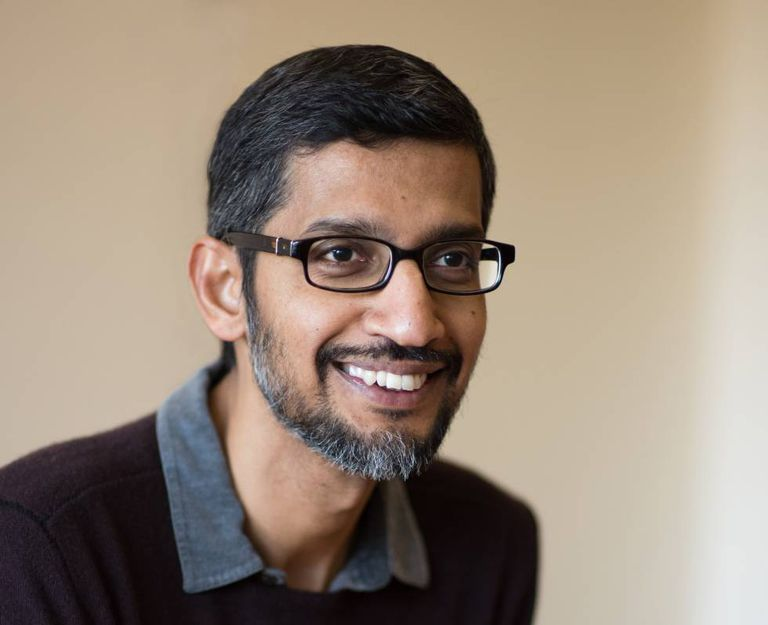
#> input picture smile.jpg, 768 x 625 px, given in place of the camera
$ python livesketch_with_tracker.py
#> lines starting #> are read from the running program, lines starting #| are printed output that depends on the picture
import cv2
import numpy as np

def nothing(x):
    pass

cap=cv2.VideoCapture(0)
cv2.namedWindow('sketch')

cv2.createTrackbar('LTC','sketch',0,255,nothing)
cv2.createTrackbar('UTC','sketch',0,255,nothing)

while True:
    ret,frame=cap.read()
#> frame is the input picture: shape (625, 768, 3); mean B, G, R 121.3, 135.8, 151.6

    image=cv2.cvtColor(frame,cv2.COLOR_BGR2GRAY)
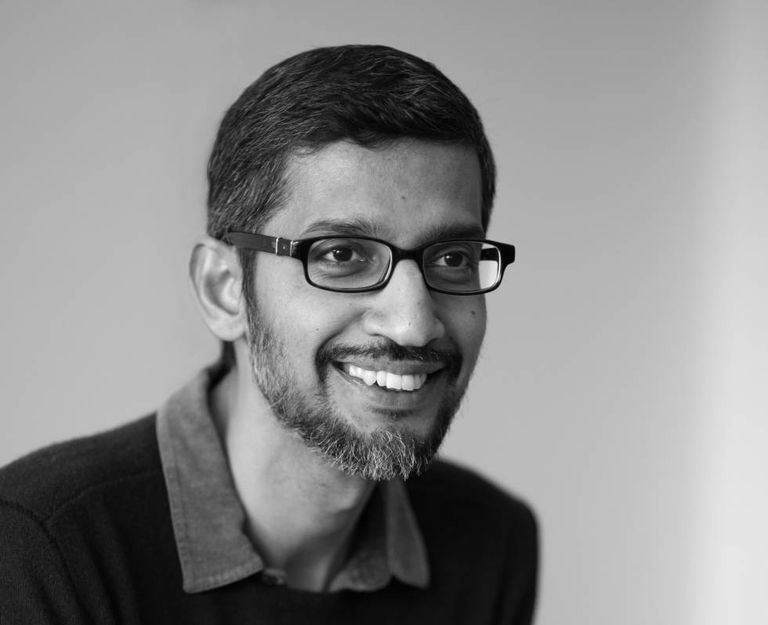
#> image: shape (625, 768); min 0, max 253, mean 138.9
    image=cv2.GaussianBlur(image,(7,7),0)

    ltc=cv2.getTrackbarPos('LTC','sketch')
    utc=cv2.getTrackbarPos('UTC','sketch')

    image=cv2.Canny(image,ltc,utc)
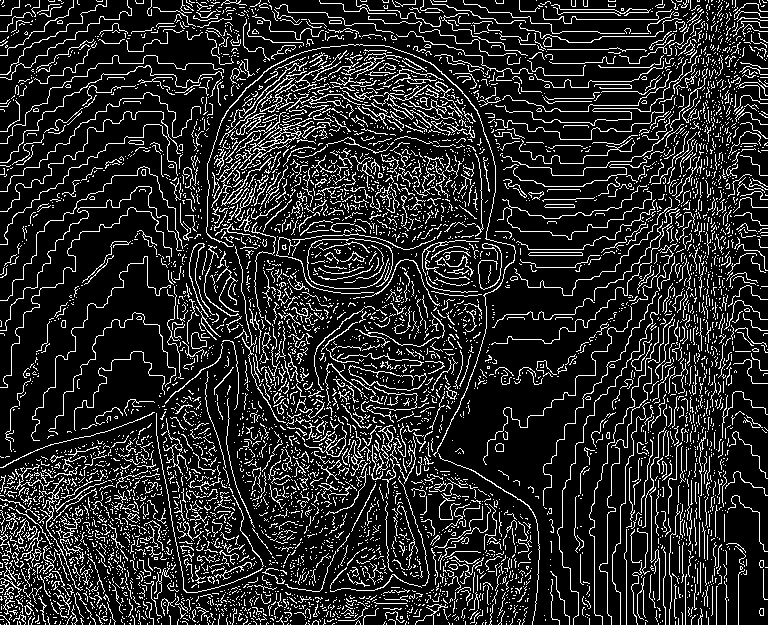
#> image: shape (625, 768); 15.7% white in thin lines or dots
    ret,image=cv2.threshold(image,50,255,cv2.THRESH_BINARY_INV)
#> image: shape (625, 768); 84.3% white; black in thin lines or dots

    cv2.imshow("original",frame)
    cv2.imshow("sketch",image)
    if cv2.waitKey(1)==ord('q'):
#> (key q is pressed here)
        break
cap.release()
cv2.destroyAllWindows()
